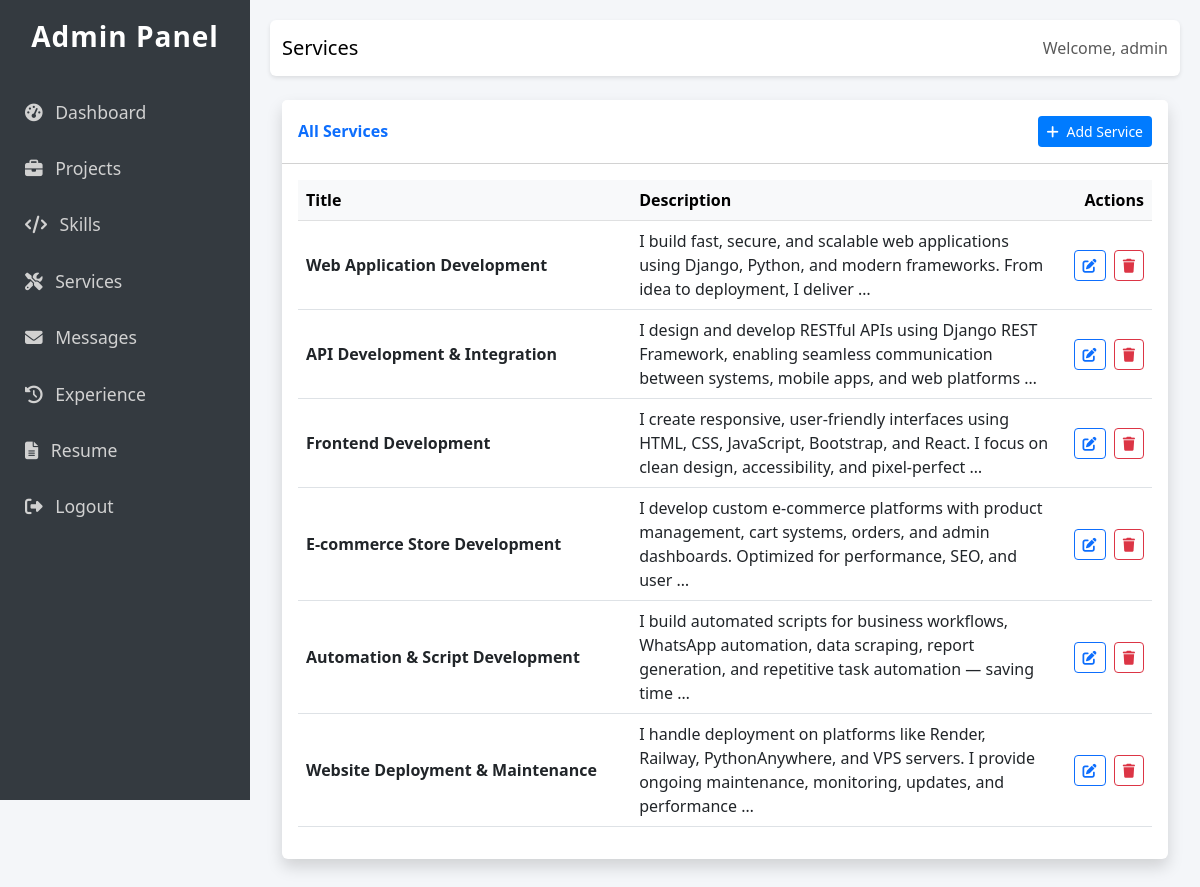
The page /custom-admin/services/ (signed in) on the database its author committed.
### core/models.py (models this page shows, shortened)
class Service(models.Model):
    title = models.CharField(max_length=200)
    description = models.TextField()

### custom_admin/views.py (the view)
# urls.py: path('services/', views.service_list, name='service_list'),
@login_required
def service_list(request):
    services = Service.objects.all()
    return render(request, 'custom_admin/service_list.html', {'services': services})

### custom_admin/templates/custom_admin/service_list.html (shortened to what this page needs)
{% extends 'custom_admin/base.html' %}
{% block header %}Services{% endblock %}
{% block content %}
<div class="row">
    <div class="col-md-12">
        <div class="card shadow mb-4">
            <div class="card-header py-3 d-flex justify-content-between align-items-center bg-white">
                <h6 class="m-0 fw-bold text-primary">All Services</h6>
                <a href="{% url 'custom_admin:service_create' %}" class="btn btn-custom btn-sm"><i class="fas fa-plus me-1"></i> Add Service</a>
            </div>
            <div class="card-body">
                <div class="table-responsive">
                    <table class="table table-hover align-middle">
                        <thead class="table-light">
                            <tr>
                                <th>Title</th>
                                <th style="width: 50%;">Description</th>
                                <th class="text-end">Actions</th>
                            </tr>
                        </thead>
                        <tbody>
                            {% for service in services %}
                            <tr>
                                <td class="fw-bold">{{ service.title }}</td>
                                <td>{{ service.description|truncatewords:20 }}</td>
                                <td class="text-end">
                                    <a href="{% url 'custom_admin:service_update' service.pk %}" class="btn btn-sm btn-outline-primary me-1"><i class="fas fa-edit"></i></a>
                                    <a href="{% url 'custom_admin:service_delete' service.pk %}" class="btn btn-sm btn-outline-danger"><i class="fas fa-trash"></i></a>
                                </td>
                            </tr>
                            {% empty %}
                            <tr>
                                <td colspan="3" class="text-center text-muted py-5">
                                    <p>No services added yet.</p>
                                </td>
                            </tr>
                            {% endfor %}
                        </tbody>
                    </table>
                </div>
            </div>
        </div>
    </div>
</div>
{% endblock %}

### custom_admin/templates/custom_admin/base.html (shortened to what this page needs)
<!DOCTYPE html>
<html lang="en">
<head>
    <link href="https://cdn.jsdelivr.net/npm/bootstrap@5.3.0/dist/css/bootstrap.min.css" rel="stylesheet">
    <link href="https://cdnjs.cloudflare.com/ajax/libs/font-awesome/6.4.0/css/all.min.css" rel="stylesheet">
</head>
<body>
<div class="sidebar">
    <h3>Admin Panel</h3>
    <a href="{% url 'custom_admin:dashboard' %}"><i class="fas fa-tachometer-alt me-2"></i> Dashboard</a>
    <a href="{% url 'custom_admin:project_list' %}"><i class="fas fa-briefcase me-2"></i> Projects</a>
    <a href="{% url 'custom_admin:skill_list' %}"><i class="fas fa-code me-2"></i> Skills</a>
    <a href="{% url 'custom_admin:service_list' %}"><i class="fas fa-tools me-2"></i> Services</a>
    <a href="{% url 'custom_admin:contact_list' %}"><i class="fas fa-envelope me-2"></i> Messages</a>
    <a href="{% url 'custom_admin:experience_list' %}"><i class="fas fa-history me-2"></i> Experience</a>
    <a href="{% url 'custom_admin:resume_list' %}"><i class="fas fa-file-alt me-2"></i> Resume</a>
    <a href="{% url 'custom_admin:logout' %}"><i class="fas fa-sign-out-alt me-2"></i> Logout</a>
</div>
<div class="main-content">
    <nav class="navbar navbar-expand-lg navbar-light bg-white mb-4 rounded">
        <div class="container-fluid">
            <span class="navbar-brand mb-0 h1">{% block header %}Dashboard{% endblock %}</span>
            <div class="d-flex">
                <span class="navbar-text">Welcome, {{ request.user.username }}</span>
            </div>
        </div>
    </nav>
    <div class="container-fluid">
        {% block content %}
        {% endblock %}
    </div>
</div>
</body>
</html>

### custom_admin/templates/custom_admin/base.html (style rules this page uses)
body { font-family: 'Segoe UI', Tahoma, Geneva, Verdana, sans-serif; background-color: #f4f6f9; }
.sidebar { height: 100vh; width: 250px; position: fixed; top: 0; left: 0; background-color: #343a40; padding-top: 20px; color: #fff; }
.sidebar a { padding: 15px 25px; text-decoration: none; font-size: 1.1rem; color: #d1d1d1; display: block; transition: 0.3s; }
.sidebar h3 { text-align: center; margin-bottom: 30px; font-weight: 700; letter-spacing: 1px; }
.main-content { margin-left: 250px; padding: 20px; }
.navbar { box-shadow: 0 2px 4px rgba(0,0,0,0.1); }
.card { border: none; box-shadow: 0 0.5rem 1rem rgba(0, 0, 0, 0.05); transition: transform 0.2s; }
.btn-custom { background-color: #007bff; color: white; }

### rows shown on the page
Service: title "Web Application Development", description "I build fast, secure, and scalable web applications using Django, Python, and modern frameworks. From idea to deployment, I deliver …"
Service: title "API Development & Integration", description "I design and develop RESTful APIs using Django REST Framework, enabling seamless communication between systems, mobile apps, and web platforms …"
Service: title "Frontend Development", description "I create responsive, user-friendly interfaces using HTML, CSS, JavaScript, Bootstrap, and React. I focus on clean design, accessibility, and pixel-perfect …"
Service: title "E-commerce Store Development", description "I develop custom e-commerce platforms with product management, cart systems, orders, and admin dashboards. Optimized for performance, SEO, and user …"
Service: title "Automation & Script Development", description "I build automated scripts for business workflows, WhatsApp automation, data scraping, report generation, and repetitive task automation — saving time …"
Service: title "Website Deployment & Maintenance", description "I handle deployment on platforms like Render, Railway, PythonAnywhere, and VPS servers. I provide ongoing maintenance, monitoring, updates, and performance …"

### other values the page prints
{{ request.user.username }} "admin"
